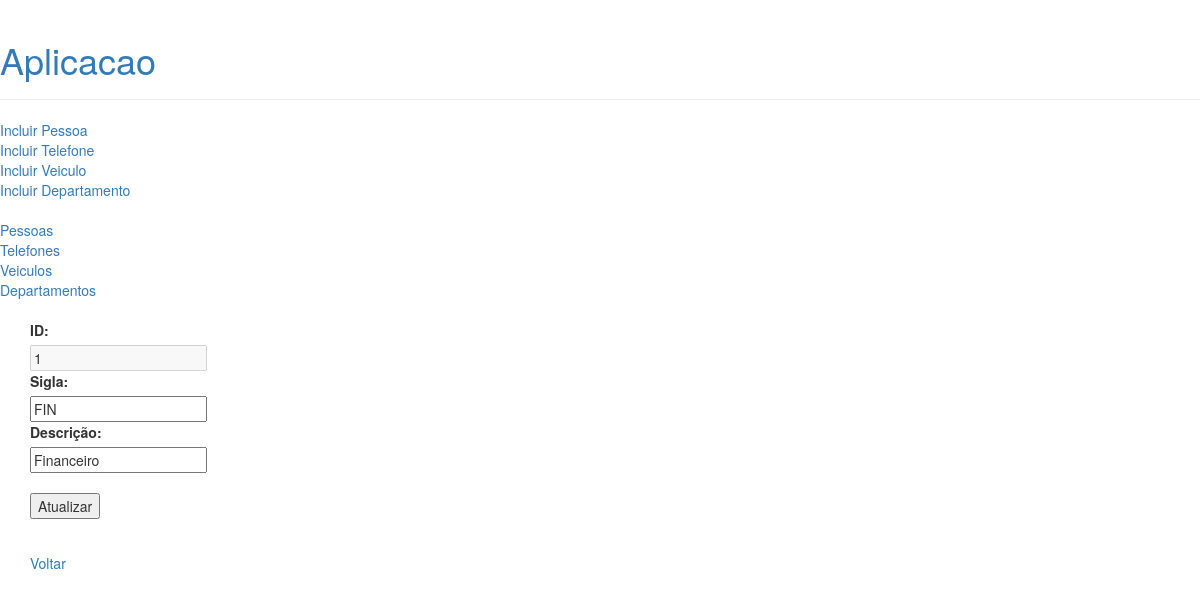
The page /aplicacao/departamento/atualizar/1 on the database its author committed.
### aplicacao/models.py (models this page shows, shortened)
class Departamento(models.Model):
    sigla = models.CharField(max_length=6)
    descricao = models.CharField(max_length=30)
    objects = DepartamentoManager()

### aplicacao/views/viewsdepartamentos.py (the view, shortened to what this page needs)
# urls.py: path('departamento/atualizar/<int:deptoid>', viewsdepartamentos.atualizardepartamento, name='atualizardepartamento'),
@csrf_exempt
def atualizardepartamento(request,deptoid):
    if (request.method == 'GET'):
        db_departamento = Departamento.objects.adepto(deptoid=deptoid)
        payload = { 'departamento' : list(db_departamento) }
        template = loader.get_template('departamento/atualizardepartamento.html')
        return HttpResponse(template.render(payload, request))

### aplicacao/models.py (called while the page is built)
    def adepto(self,deptoid):
        result = self.filter(id=deptoid)
        return result

### aplicacao/templates/departamento/atualizardepartamento.html
{% extends 'base.html' %}
{% block content %}
    {% if departamento %}
        {% for d in departamento %}
            <form action="/aplicacao/departamento/atualizar/{{d.id}}" method="POST">
                <label for="name">ID:</label><br>
                <input type="text" id="deptoid" name="deptoid" value="{{d.id}}" disabled><br>
                <label for="name">Sigla:</label><br>
                <input type="text" id="sigla" name="sigla" value="{{d.sigla}}"><br>
                <label for="name">Descrição:</label><br>
                <input type="text" id="descricao" name="descricao" value="{{d.descricao}}"><br><br>
                <input type="submit" value="Atualizar">
            </form>
        {% endfor %}
    {% else %}
        <p>Não foi possível localizar os dados do departamento.</p>
    {% endif %}
    <br />
    <a href="/aplicacao/departamentos">Voltar</a>
{% endblock %}

### rows shown on the page
Departamento: deptoid "1", sigla "FIN", descricao "Financeiro"
